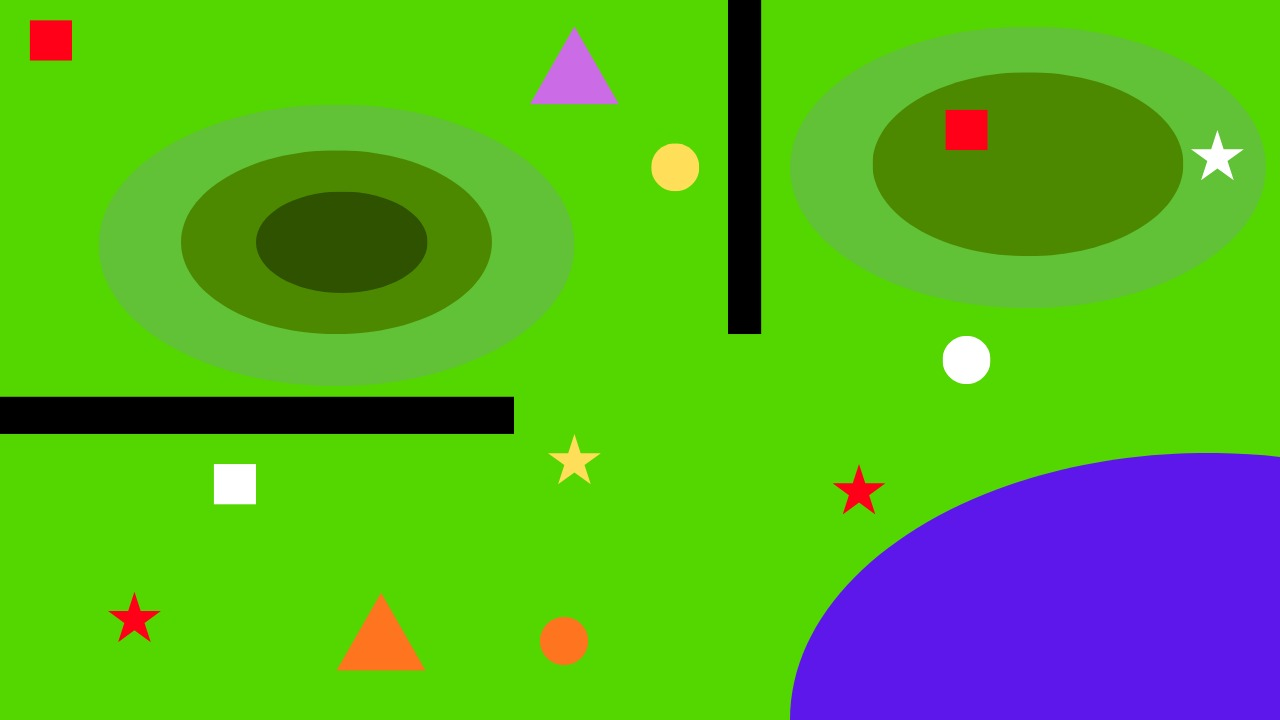
#> input picture UAS PROJECT/Input/IMAGE3.jpg, 1280 x 720 px, found by its file name
$ python code4.py
#> lines starting #> are read from the running program, lines starting #| are printed output that depends on the picture; after the words box and inside, x2 and y2 are one past the last pixel; in counts of white or black regions, pixels touching at a corner belong together
import cv2 as cv
import numpy as np

# 1. Image read
image = cv.imread(r"C:/Python/UAS PROJECT/input/IMAGE3.jpg")
#> image is the input picture: shape (720, 1280, 3); mean B, G, R 37.2, 172.7, 86.5

hsv = cv.cvtColor(image, cv.COLOR_BGR2HSV)
#> hsv: shape (720, 1280, 3); mean H, S, V 57, 233.7, 199.7

# masking of green black blue
lower_green = np.array([30, 40, 20])
upper_green = np.array([80, 255, 255])
green_mask = cv.inRange(hsv, lower_green, upper_green)
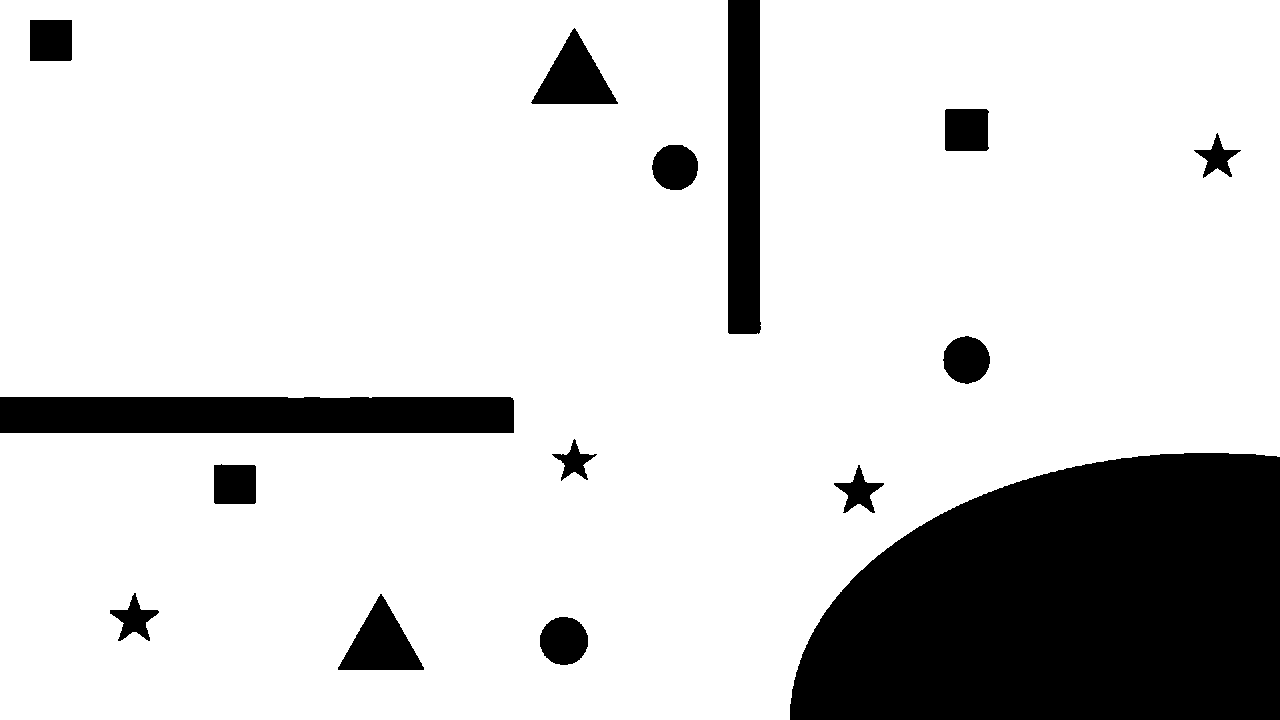
#> green_mask: shape (720, 1280); 83% white; 15 black regions, largest, box (x1, y1, x2, y2) and area: (790, 453, 1280, 720) 106861, (0, 397, 514, 433) 18450, (728, 0, 761, 334) 10692

lower_black = np.array([0, 0, 0])
upper_black = np.array([180, 255, 30])
black_mask = cv.inRange(hsv, lower_black, upper_black)
#> black_mask: shape (720, 1280); 3.3% white; 2 white regions, box (x1, y1, x2, y2) and area: (0, 397, 514, 434) 19016, (728, 0, 761, 334) 11021

lower_blue = np.array([125, 50, 50])
upper_blue = np.array([150, 255, 255])
blue_mask = cv.inRange(hsv, lower_blue, upper_blue)
#> blue_mask: shape (720, 1280); 11.9% white; 2 white regions, box (x1, y1, x2, y2) and area: (790, 454, 1280, 720) 106447, (532, 29, 617, 104) 3279

unwanted = cv.bitwise_or(black_mask, blue_mask)
#> unwanted: shape (720, 1280); 15.2% white; 4 white regions, box (x1, y1, x2, y2) and area: (790, 454, 1280, 720) 106447, (0, 397, 514, 434) 19016, (728, 0, 761, 334) 11021, (532, 29, 617, 104) 3279
unwanted = cv.bitwise_or(unwanted, green_mask)
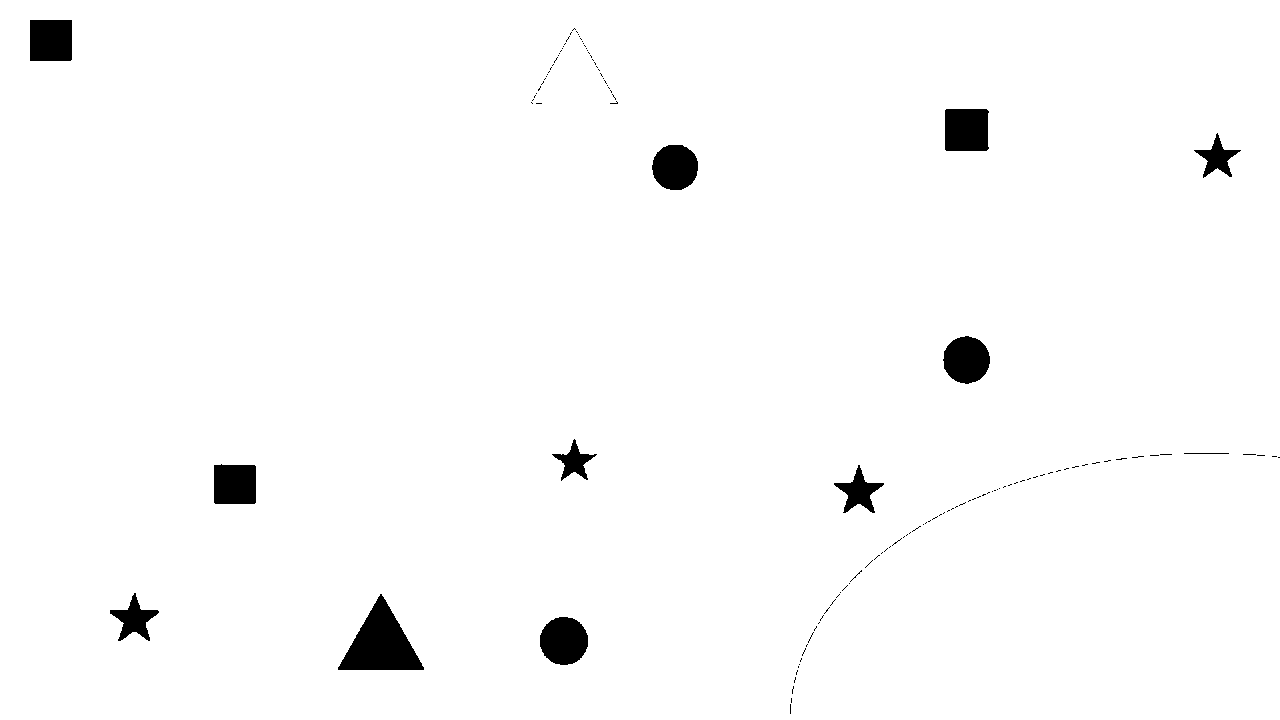
#> unwanted: shape (720, 1280); 98.1% white; 130 black regions (118 under 20 px), largest, box (x1, y1, x2, y2) and area: (338, 594, 424, 670) 3408, (540, 617, 588, 665) 1819, (945, 109, 989, 151) 1806
wanted = cv.bitwise_not(unwanted)


# 3. Terrain ke masks
lower_light_green = np.array([35, 100, 160])
upper_light_green = np.array([80, 255, 210])
light_green_mask = cv.inRange(hsv, lower_light_green, upper_light_green)
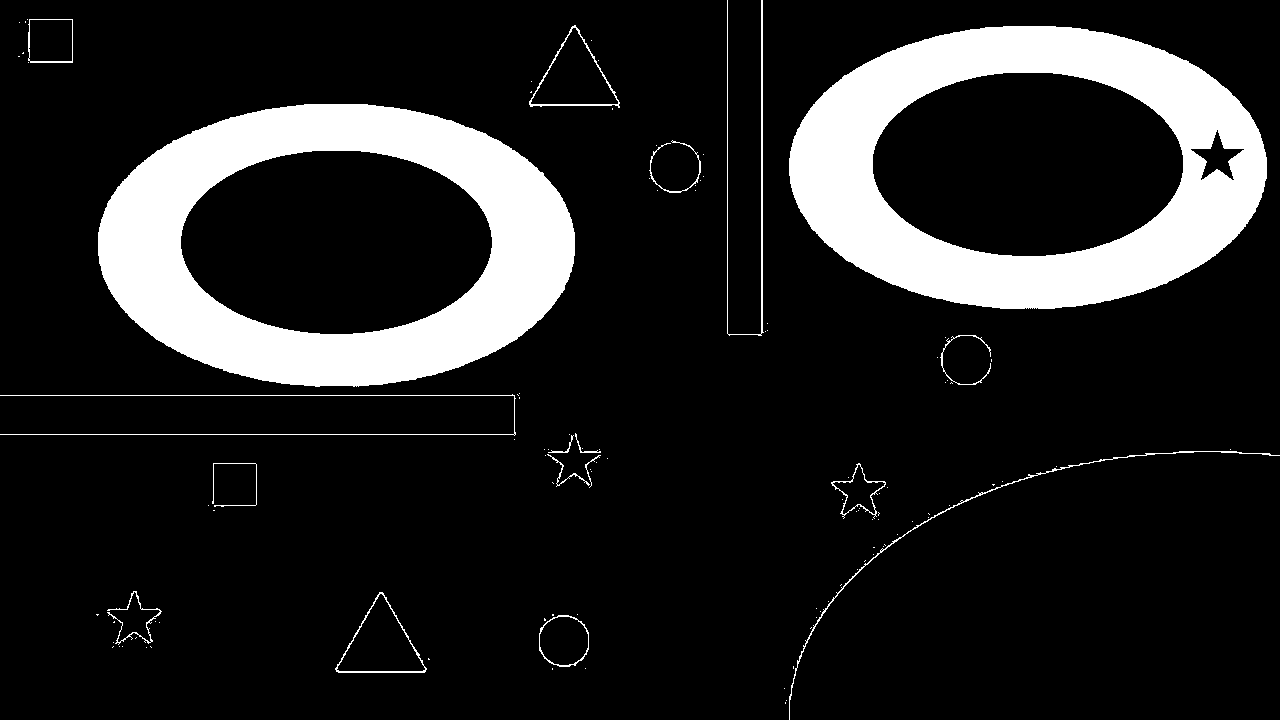
#> light_green_mask: shape (720, 1280); 14% white; 115 white regions (97 under 20 px), largest, box (x1, y1, x2, y2) and area: (98, 104, 575, 387) 61736, (789, 26, 1267, 309) 60785, (0, 394, 516, 436) 1073

lower_mid_green = np.array([35, 150, 40])
upper_mid_green =np.array([80, 255, 170])
mid_green_mask = cv.inRange(hsv, lower_mid_green, upper_mid_green)
#> mid_green_mask: shape (720, 1280); 9.7% white; 21 white regions (17 under 20 px), largest, box (x1, y1, x2, y2) and area: (181, 150, 492, 334) 44999, (873, 72, 1183, 256) 43127, (0, 396, 514, 397) 514, (761, 0, 762, 334) 334

lower_dark_green = np.array([43, 200, 50])
upper_dark_green = np.array([100, 255, 82])
dark_green_mask = cv.inRange(hsv, lower_dark_green, upper_dark_green)
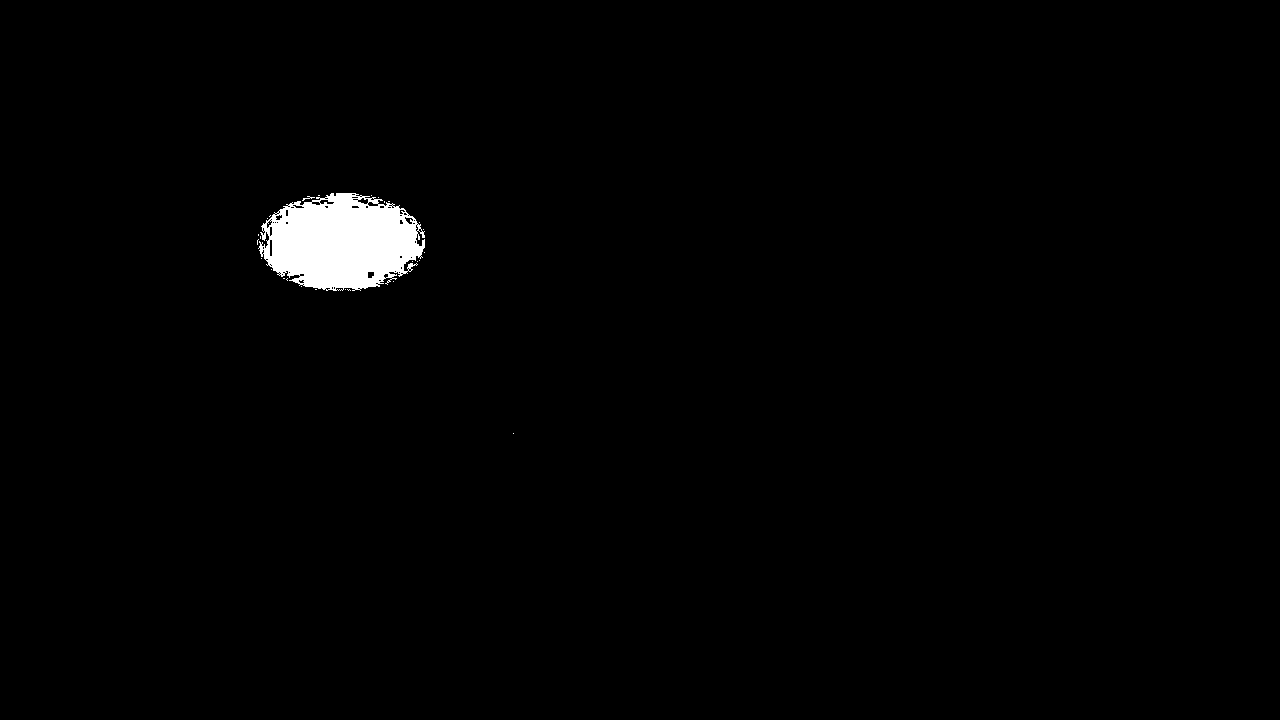
#> dark_green_mask: shape (720, 1280); 1.3% white; 28 white regions (26 under 20 px)

# 4. Casualty ka level find karne ka function
# [21 lines left out: function get_level, not called in this run]


# 5. Casualties detect karo
contours, _ = cv.findContours(
    wanted,
    cv.RETR_EXTERNAL,
    cv.CHAIN_APPROX_SIMPLE
)
#> contours = 130 contours, 119 with area under 20; largest, box (x1, y1, x2, y2) and area: (338, 594, 424, 670) 3289, (540, 617, 588, 665) 1748, (945, 109, 989, 151) 1724, (943, 336, 990, 384) 1656, (30, 20, 72, 61) 1640


# 6. Output image
output = image.copy()

casualties = []


# 7. Har casualty ke liye
for contour in contours:

    area = cv.contourArea(contour)

    # Chhoti cheezein ignore
    if area < 300:
        continue

    # Triangle ignore
    perimeter = cv.arcLength(contour, True)

    approx = cv.approxPolyDP(
        contour,
        0.02 * perimeter,
        True
    )

    if len(approx) == 3:
        continue

    # Box aur centre
    x, y, w, h = cv.boundingRect(contour)

    cx = x + w // 2
    cy = y + h // 2

    # Terrain level
#> (the run stopped early here; a loop or call above may not have finished)

$ run again, with UAS PROJECT/Input/IMAGE1.jpg copied over UAS PROJECT/Input/IMAGE3.jpg
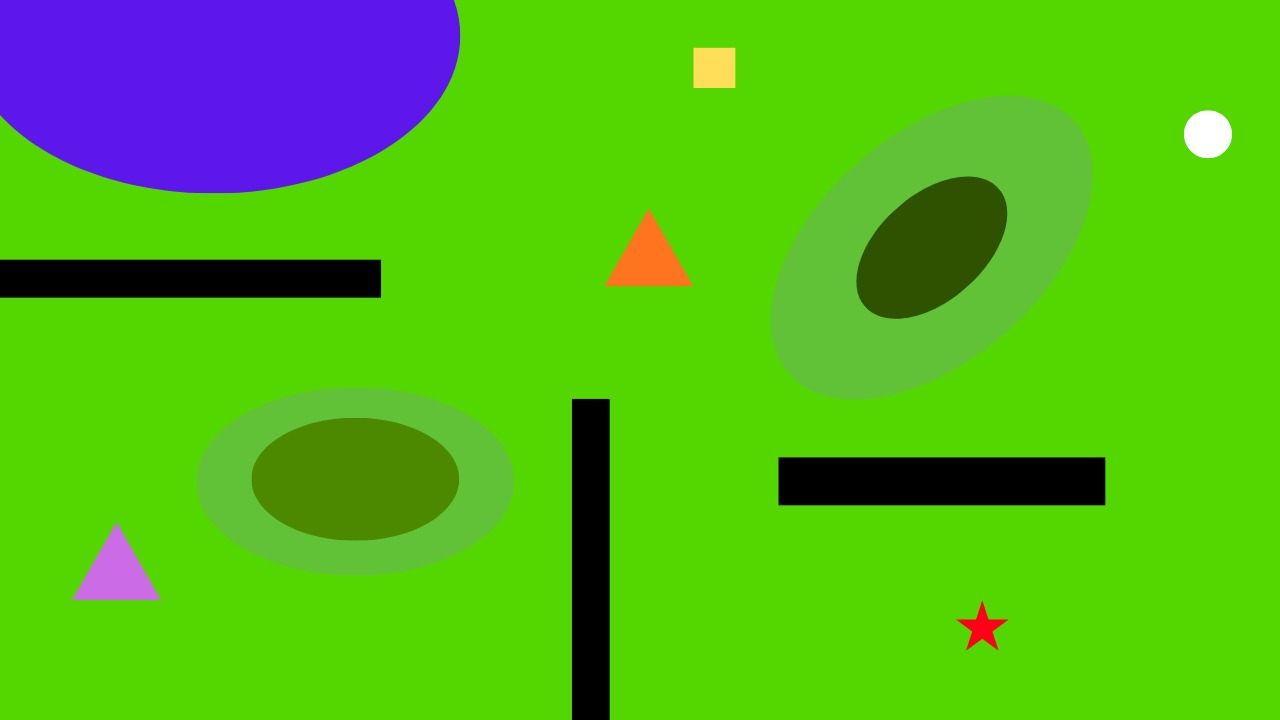
#> input picture UAS PROJECT/Input/IMAGE1.jpg, 1280 x 720 px, found by its file name
#> image is the input picture: shape (720, 1280, 3); mean B, G, R 25.9, 182.8, 83.2
#> hsv: shape (720, 1280, 3); mean H, S, V 53.8, 237, 201.3
#> `green_mask = cv.inRange(hsv, lower_green, upper_green)`:
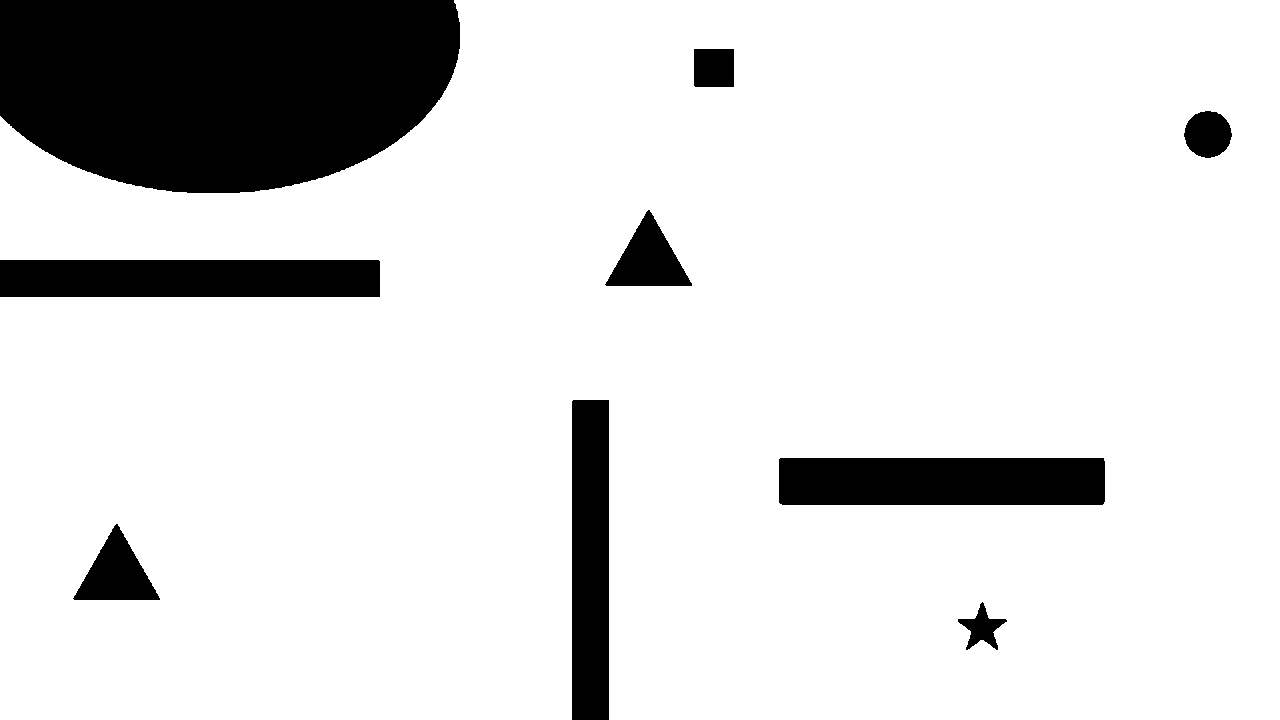
#> green_mask: shape (720, 1280); 86.1% white; 9 black regions, largest, box (x1, y1, x2, y2) and area: (0, 0, 460, 193) 75754, (779, 458, 1105, 505) 15310, (0, 260, 380, 297) 14059
#> black_mask: shape (720, 1280); 4.5% white; 3 white regions, box (x1, y1, x2, y2) and area: (779, 458, 1105, 505) 15319, (0, 260, 381, 297) 14095, (572, 399, 609, 720) 11875
#> blue_mask: shape (720, 1280); 8.5% white; 2 white regions, box (x1, y1, x2, y2) and area: (0, 0, 460, 192) 75350, (74, 525, 159, 600) 3301
#> wanted: shape (720, 1280); 0.88% white; 125 white regions (119 under 20 px), largest, box (x1, y1, x2, y2) and area: (605, 210, 692, 286) 3430, (1184, 111, 1232, 158) 1718, (694, 49, 734, 87) 1519, (958, 602, 1007, 650) 952, (187, 192, 240, 193) 53, (411, 104, 436, 130) 32
#> light_green_mask: shape (720, 1280); 9.4% white; 87 white regions (74 under 20 px), largest, box (x1, y1, x2, y2) and area: (769, 95, 1094, 400) 53711, (195, 387, 515, 576) 27908, (777, 454, 1107, 509) 1085
#> mid_green_mask: shape (720, 1280); 4% white; 14 white regions (8 under 20 px), largest, box (x1, y1, x2, y2) and area: (252, 418, 459, 540) 20095, (856, 176, 1008, 319) 14927, (778, 457, 1106, 506) 747, (0, 259, 381, 261) 382, (0, 297, 381, 298) 381, (609, 399, 610, 720) 321
#> `dark_green_mask = cv.inRange(hsv, lower_dark_green, upper_dark_green)`:
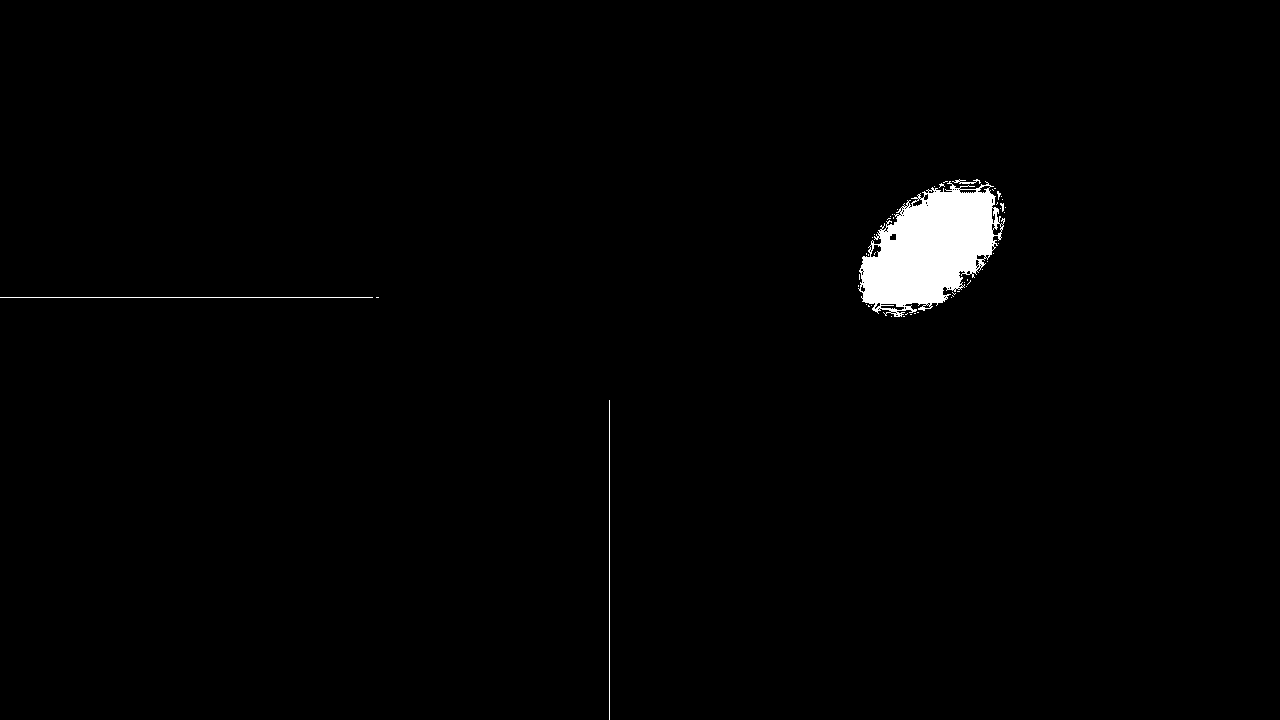
#> dark_green_mask: shape (720, 1280); 1.4% white; 51 white regions (46 under 20 px)
#> contours = 125 contours, 121 with area under 20; largest, box (x1, y1, x2, y2) and area: (605, 210, 692, 286) 3311, (1184, 111, 1232, 158) 1652, (694, 49, 734, 87) 1442, (958, 602, 1007, 650) 870
